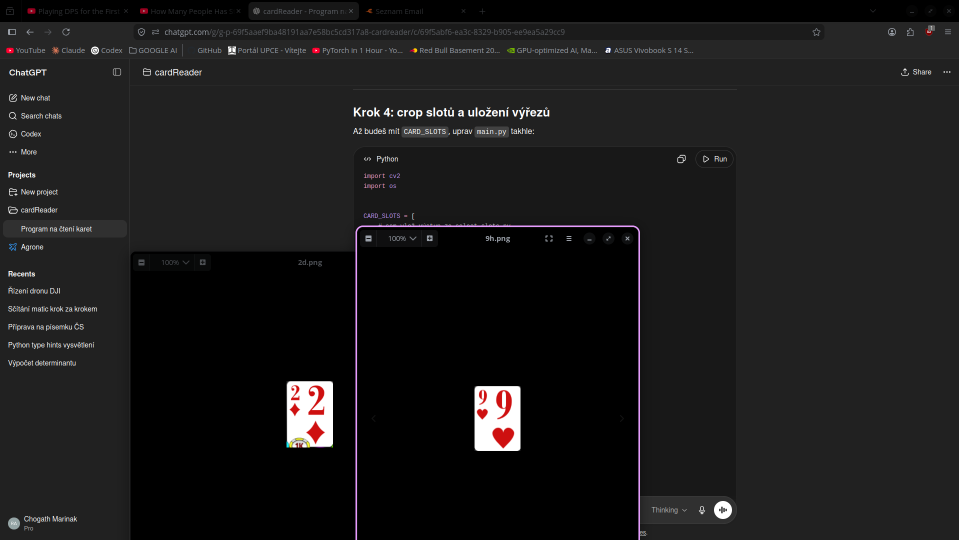
#> input picture image.png, 1917 x 1079 px (shown at 1/2 size)
$ python match_test.py
#> lines starting #> are read from the running program, lines starting #| are printed output that depends on the picture
### main.py
import argparse
import os

import cv2
import numpy as np

try:
    import mss
except ImportError:
    mss = None

try:
    from PIL import ImageGrab
except ImportError:
    ImageGrab = None


TEMPLATE_DIR = "Karty_new"
DEBUG_DIR = "debug"
MIN_SCORE = 0.80
NORMALIZED_SIZE = (90, 125)

# Card slot rectangles are measured as (x, y, width, height) in screenshot pixels.
# The bundled sample image is configured for these two visible card slots.
CARD_SLOTS = [
    (573, 764, 92, 127),
    (951, 773, 90, 125),
]


def load_templates(template_dir=TEMPLATE_DIR):
    templates = {}

    for filename in sorted(os.listdir(template_dir)):
        if not filename.lower().endswith((".png", ".jpg", ".jpeg", ".webp")):
            continue

        card_name = os.path.splitext(filename)[0].upper()
        path = os.path.join(template_dir, filename)
        img = cv2.imread(path)

        if img is None:
            print(f"Warning: could not read template {path}")
            continue

        templates[card_name] = img

    return templates


def normalize_card(img, size=NORMALIZED_SIZE):
    img = cv2.resize(img, size)
    return cv2.cvtColor(img, cv2.COLOR_BGR2GRAY)


def compare_card(slot_img, template_img):
    slot_norm = normalize_card(slot_img)
    template_norm = normalize_card(template_img)
    result = cv2.matchTemplate(slot_norm, template_norm, cv2.TM_CCOEFF_NORMED)
    return float(result.max())


def classify_card(slot_img, templates):
    best_name = None
    best_score = -1.0
    results = []

    for name, template_img in templates.items():
        score = compare_card(slot_img, template_img)
        results.append((name, score))

        if score > best_score:
            best_score = score
            best_name = name

    results.sort(key=lambda item: item[1], reverse=True)
    return best_name, best_score, results[:5]


def format_card_name(name):
    name = name.upper()
    return f"{name[:-1]}-{name[-1]}"


# [26 lines left out: functions take_screenshot, load_image, not called in this run]


def crop_slot(img, slot):
    x, y, w, h = slot
    crop = img[y:y + h, x:x + w]

    if crop.size == 0:
        raise RuntimeError(f"Slot {slot} is outside the image bounds.")

    return crop


def read_cards(img, templates, min_score=MIN_SCORE, debug_dir=DEBUG_DIR):
    if debug_dir:
        os.makedirs(debug_dir, exist_ok=True)

    cards = []

    for slot_number, slot in enumerate(CARD_SLOTS, start=1):
        slot_img = crop_slot(img, slot)

        if debug_dir:
            debug_path = os.path.join(debug_dir, f"slot_{slot_number}.png")
            cv2.imwrite(debug_path, slot_img)

        card_name, score, top5 = classify_card(slot_img, templates)
        result = format_card_name(card_name) if score >= min_score else "UNKNOWN"
        cards.append(result)

        print(f"Slot {slot_number}: {result} | score={score:.3f}")
        print("Top 5:")
        for name, top_score in top5:
            print(f"  {format_card_name(name):5s} {top_score:.3f}")

    return cards


# [40 lines left out: functions parse_args, main, not called in this run]


# [2 lines that do not run on import are left out]

### match_test.py
import cv2

from main import TEMPLATE_DIR, load_templates, read_cards


def main():
    img = cv2.imread("image.png")
#> img is the input picture: shape (1079, 1917, 3); mean B, G, R 26.2, 25.9, 26.6

    if img is None:
        raise RuntimeError("Could not read image.png")

    templates = load_templates(TEMPLATE_DIR)
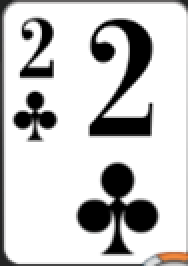
#> input picture Karty_new/2c.png, 94 x 133 px (shown 2 times larger)
#> in load_templates, img is the input picture: shape (133, 94, 3); mean B, G, R 201.7, 201.9, 202.4
#> templates = 3 items

    if not templates:
        raise RuntimeError(f"No template images found in {TEMPLATE_DIR}.")

    print(f"Loaded templates: {len(templates)}")
#| Loaded templates: 3
    detected_cards = read_cards(img, templates)
#> the loop in read_cards, `for slot_number, slot in enumerate(CARD_SLOTS, start=1):` made 2 passes
#> (result, card_name, score, top5) on passes 1 to 2: ('2-D', '2D', 0.868, [('2D', 0.868), ('2C', 0.759), ('2H', 0.66)]), ('UNKNOWN', '2H', 0.499, [('2H', 0.499), ('2C', 0.468), ('2D', 0.45)])
#| Slot 1: 2-D | score=0.868
#| Slot 2: UNKNOWN | score=0.499
#> pass 1, in crop_slot, `crop = img[y:y + h, x:x + w]`:
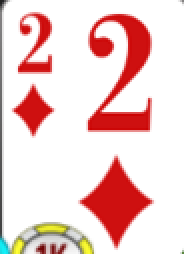
#> crop: shape (127, 92, 3) (shown 2 times larger); mean B, G, R 206.5, 208.6, 241
#> pass 1, in normalize_card, `img = cv2.resize(img, size)`:
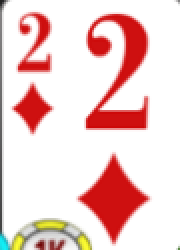
#> img: shape (125, 90, 3) (shown 2 times larger); mean of channels 0, 1, 2 206.5, 208.5, 241; drawn as B, G, R
#> pass 1, in compare_card, `slot_norm = normalize_card(slot_img)`:
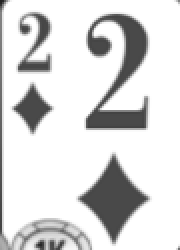
#> slot_norm: shape (125, 90) (shown 2 times larger); min 33, max 255, mean 218
#> pass 1, in normalize_card (call 2), `img = cv2.resize(img, size)`:
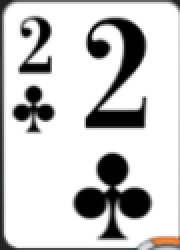
#> img: shape (125, 90, 3) (shown 2 times larger); mean of channels 0, 1, 2 201.5, 201.8, 202.2; drawn as B, G, R
#> after the loop in read_cards, `for slot_number, slot in enumerate(CARD_SLOTS, start=1):`:
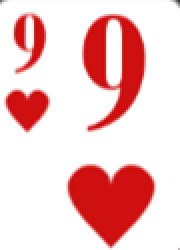
#> slot_img: shape (125, 90, 3) (shown 2 times larger); mean B, G, R 200.1, 200.1, 243.6
#> after the loop in read_cards, `for slot_number, slot in enumerate(CARD_SLOTS, start=1):`: cards = ['2-D', 'UNKNOWN']
#> detected_cards = ['2-D', 'UNKNOWN']

    print()
    print("Detected:", detected_cards)
#| Detected: ['2-D', 'UNKNOWN']


if __name__ == "__main__":
    main()
